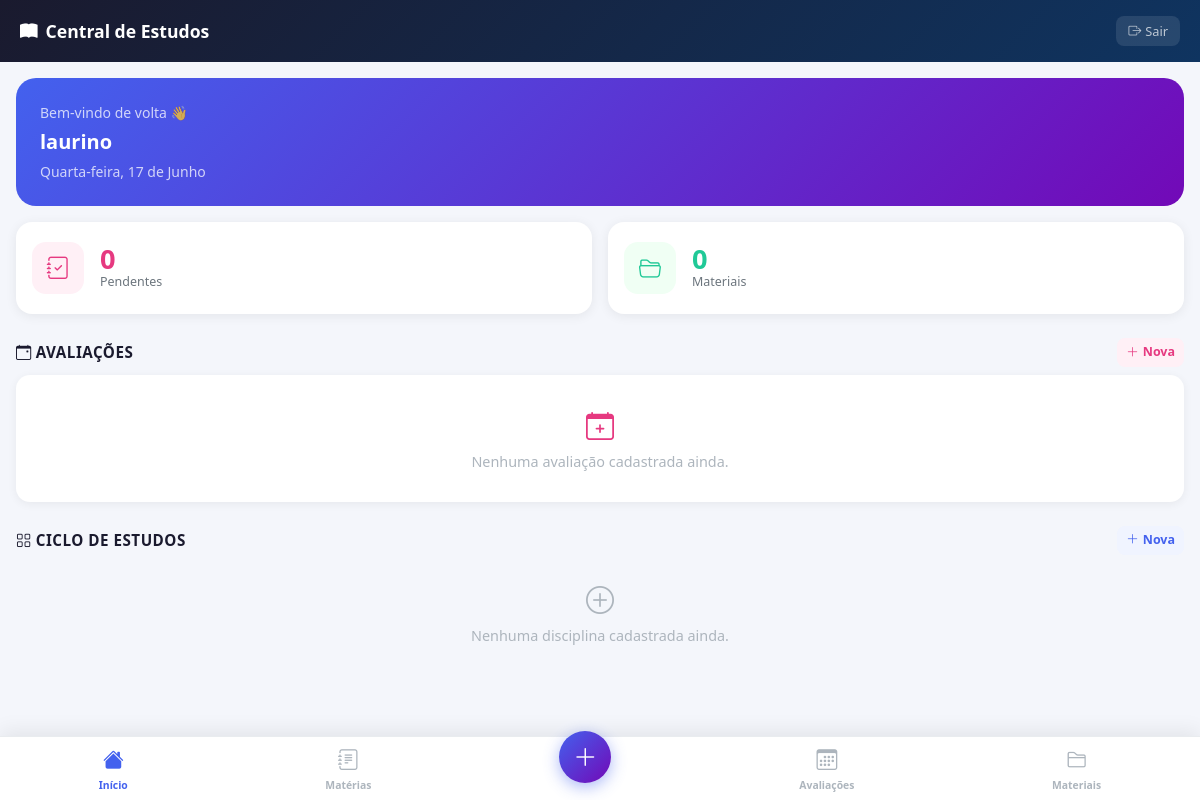
The app's page /dashboard/ (signed in), older data.
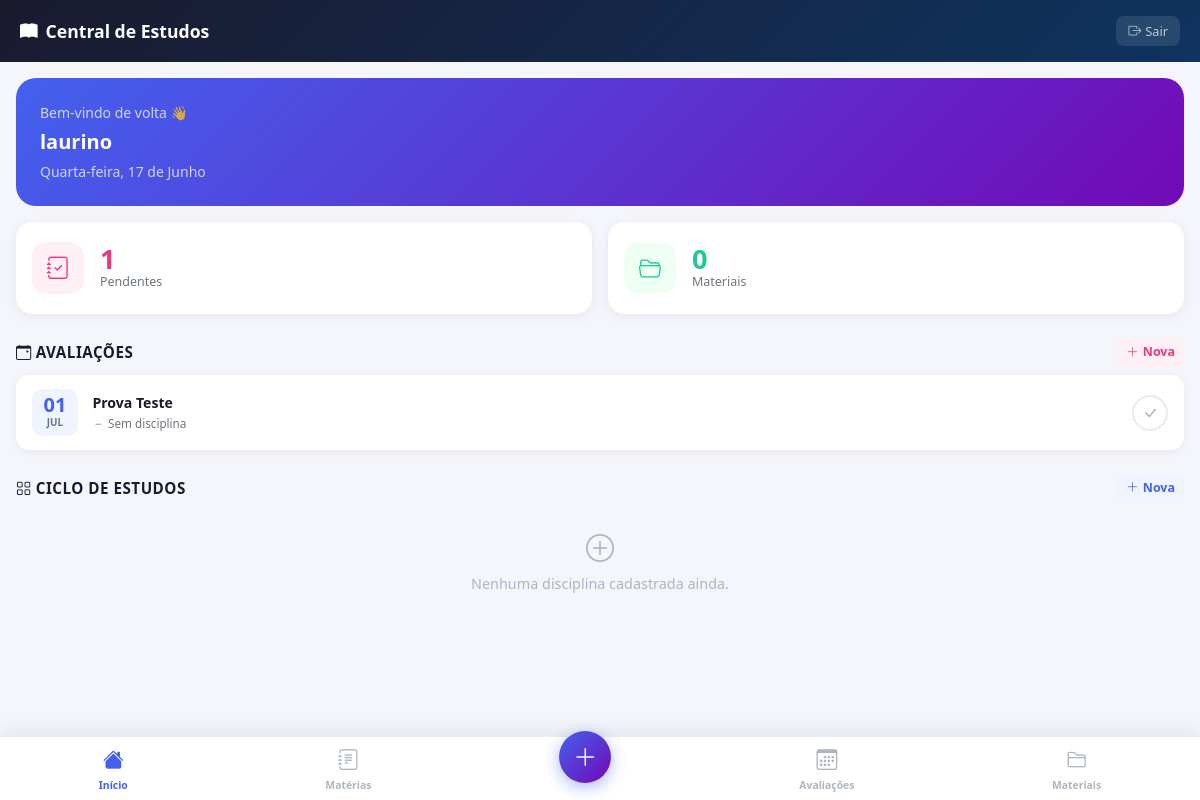
The same page, newer data.
### estudos/models.py (models this page shows, shortened)
class Avaliacao(models.Model):
    titulo = models.CharField(max_length=100)
    data_prova = models.DateField()
    data_prazo = models.DateField(blank=True, null=True)
    conteudo = models.TextField(blank=True, null=True)
    estudo_concluido = models.BooleanField(default=False)
    disciplina = models.ForeignKey(
        Disciplina,
        on_delete=models.SET_NULL,
        null=True,
        blank=True,
        related_name='avaliacoes'
    )
    conteudos_cobrados = models.ManyToManyField(
        ConteudoAula,
        blank=True,
        related_name='avaliacoes'
    )
    usuario = models.ForeignKey(
        User,
        on_delete=models.CASCADE,
        related_name='avaliacoes'
    )

### estudos/views.py (the view)
# urls.py: path('dashboard/', views.dashboard, name='dashboard'),
@login_required
def dashboard(request):
    hoje = timezone.now().date()
    disciplinas = Disciplina.objects.filter(usuario=request.user)
    todas_avaliacoes = (
        Avaliacao.objects
        .filter(usuario=request.user)
        .order_by('estudo_concluido', 'data_prova')
    )
    pendentes_count = todas_avaliacoes.filter(estudo_concluido=False).count()
    materiais_count = MaterialEstudo.objects.filter(
        disciplina__usuario=request.user
    ).count()
    context = {
        'disciplinas': disciplinas,
        'todas_avaliacoes': todas_avaliacoes,
        'pendentes_count': pendentes_count,
        'materiais_count': materiais_count,
        'hoje': hoje,
    }
    return render(request, 'estudos/dashboard.html', context)

### estudos/templates/estudos/dashboard.html (shortened to what the changed rows need)
<!DOCTYPE html>
<html lang="pt-br">
<head>
  <link href="https://cdn.jsdelivr.net/npm/bootstrap@5.3.3/dist/css/bootstrap.min.css" rel="stylesheet">
  <link href="https://cdn.jsdelivr.net/npm/bootstrap-icons@1.11.3/font/bootstrap-icons.min.css" rel="stylesheet">
</head>
<body>
  <div class="content-wrap">
    <div class="row g-3 mb-4">
      <div class="col-6">
        <div class="stat-card bg-white">
          <div>
            <div class="stat-value" style="color:#e63980;">{{ pendentes_count }}</div>
            <div class="stat-label">Pendentes</div>
          </div>
        </div>
      </div>
    </div>
    {% if todas_avaliacoes %}
      {% for av in todas_avaliacoes %}
        <div class="avaliacao-card {% if av.estudo_concluido %}concluida{% endif %}">
          <div class="avaliacao-date">
            <div class="day">{{ av.data_prova|date:"d" }}</div>
            <div class="month">{{ av.data_prova|date:"M" }}</div>
          </div>
          <div class="avaliacao-info">
            <div class="avaliacao-title">{{ av.titulo }}</div>
            <div class="avaliacao-sub">
              {% if av.disciplina %}
                <i class="bi bi-circle-fill me-1" style="font-size:0.45rem; color:{{ av.disciplina.cor_identificacao }}; vertical-align:middle;"></i>
                {{ av.disciplina.nome }}
              {% else %}
                <i class="bi bi-dash me-1"></i>Sem disciplina
              {% endif %}
            </div>
          </div>
          {% if av.estudo_concluido %}
            <div class="d-flex align-items-center gap-2">
              <div class="badge-concluida"><i class="bi bi-check-circle-fill"></i></div>
              <a href="{% url 'remover_avaliacao' av.pk %}"
                 class="btn-remover-av"
                 title="Apagar avaliação"
                 onclick="return confirm('Apagar \'{{ av.titulo }}\' permanentemente?')">
                <i class="bi bi-trash3"></i>
              </a>
            </div>
          {% else %}
            <a href="{% url 'concluir_avaliacao' av.pk %}" class="btn-concluir" title="Marcar como concluída">
              <i class="bi bi-check-lg"></i>
            </a>
          {% endif %}
        </div>
      {% endfor %}
    {% else %}
      <div class="avaliacao-card">
        <div class="empty-state w-100">
          <i class="bi bi-calendar-plus d-block fs-3 mb-1" style="color:#e63980;"></i>
          Nenhuma avaliação cadastrada ainda.
        </div>
      </div>
    {% endif %}
  </div>
</body>
</html>

Row changes from the older to the newer data that the page shows:
added Avaliacao: data_prova "01", data_prova "JUL", titulo "Prova Teste", shows "Sem disciplina", estudo_concluido False (drawn)
Text that changed along with them:
{{ pendentes_count }}: "0" → "1"
text no longer shown: "Nenhuma avaliação cadastrada ainda."
